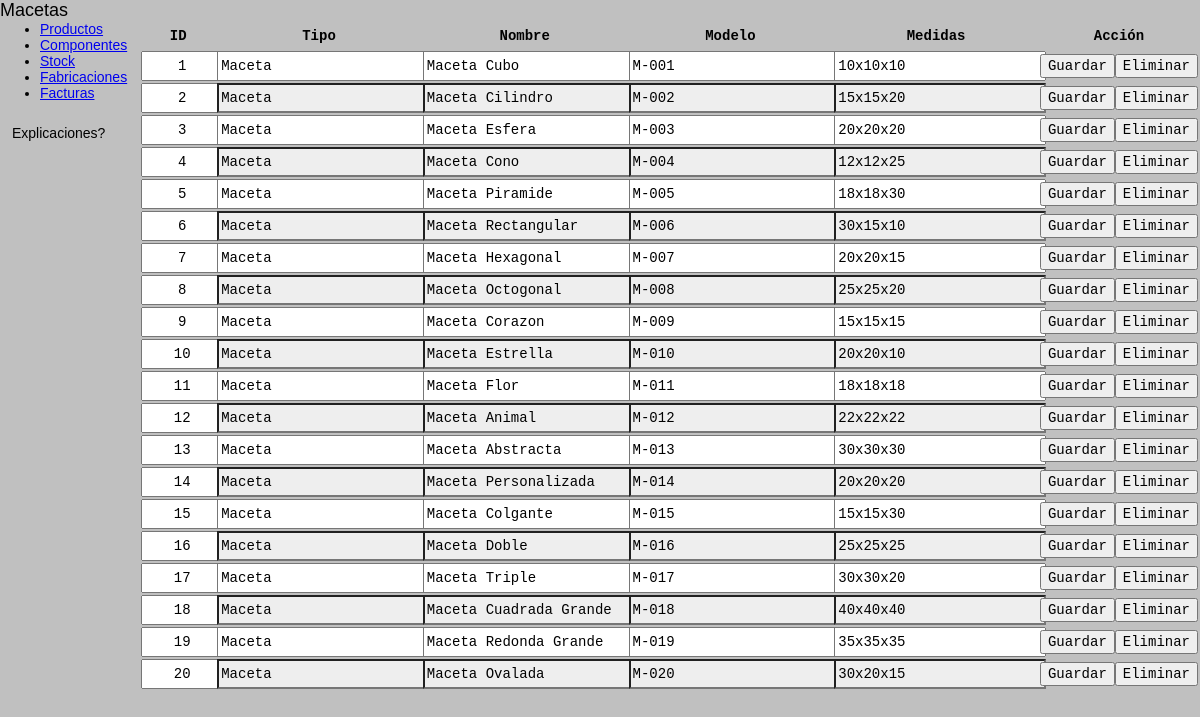
/productos/, run on the app's committed database.
### tables this page shows
CREATE TABLE productos (
    id INTEGER PRIMARY KEY AUTOINCREMENT,
    tipo TEXT NOT NULL,
    nombre TEXT NOT NULL,
    modelo TEXT NOT NULL,
    medidas TEXT NOT NULL,
    habilitado INTEGER NOT NULL DEFAULT 1
);

### app.py (the view)
@APP.route('/productos/', methods=['GET'])
def Productos_Consultar():
    return render_template('/productos.html')

### app.py (called while the page is built)
def Get_DB():
    DB = getattr(g, '_database', None)
    if DB is None:
        DB = g._database = sqlite3.connect(DATABASE)
    return DB

@APP.teardown_appcontext
def Close_DB(exception):
    DB = getattr(g, '_database', None)
    if DB is not None:
        DB.close()

@APP.context_processor
def Inyectar_Productos():
    Productos = fun.Productos(Get_DB())
    return dict(
        productosLista = Productos.Consultar(),
        productosTipos = Productos.Consultar_Tipos()
    )

### funciones.py (called while the page is built)
    def Consultar(self):
        return self.DB.execute('SELECT * FROM productos WHERE habilitado != 0').fetchall()

    def Consultar_Tipos(self):
        return self.DB.execute('SELECT DISTINCT tipo FROM productos WHERE habilitado != 0').fetchall()

### templates/productos.html (shortened to what this page needs)
<!DOCTYPE html>
<html lang='en'>
<head>
    <link rel='stylesheet' href='{{url_for('static', filename='styles.css')}}'>
    <link rel="stylesheet" href="https://unpkg.com/98.css">
</head>
<body>
    <div class="window">
        {% include 'header.html' %}
        <div class="window-body" id="container">
            <div id="aside">
                {% include 'nav.html' %}
                <div class="field-border-disabled" id="explicacion">
                    Explicaciones?
                </div>
            </div>
            <div id="main">
                <div class="sunken-panel">
                    <table class="interactive">
                        <thead>
                            <th class="primerColumna">ID</th>
                            <th>Tipo</th>
                            <th>Nombre</th>
                            <th>Modelo</th>
                            <th>Medidas</th>
                            <th class="ultimaColumna">Acción</th>
                        </thead>
                        {% for producto in productosLista %}
                            <tr>
                                <form action="/productos/modificar" method="post">
                                    <td class="primerColumna">
                                        <input type="text" name="id_modificar" value="{{producto[0]}}" readonly required>
                                    </td>
                                    <td>
                                        <input type="text" name="tipo_modificar" value="{{producto[1]}}" required>
                                    </td>
                                    <td>
                                        <input type="text" name="nombre_modificar" value="{{producto[2]}}" required>
                                    </td>
                                    <td>
                                        <input type="text" name="modelo_modificar" value="{{producto[3]}}" required>
                                    </td>
                                    <td>
                                        <input type="text" name="medidas_modificar" value="{{producto[4]}}" required>
                                    </td>
                                    <td class="ultimaColumna">
                                        <div>
                                            <input type="submit" value="Guardar">
                                            <form action="/productos/eliminar" method="post">
                                                <input type="submit" value="Eliminar">
                                            </form>
                                        </div>
                                    </td>
                                </form>
                            </tr>
                        {% endfor %}
                    </table>
                </div>
            </div>
        </div>
    </div>
</body>
</html>

### templates/header.html
<div class="title-bar">
    <div class="title-bar-text">
        <a href="/" style="text-decoration: inherit; color: inherit; font-size: 1.5rem;">Macetas</a>
    </div>
</div>

### templates/nav.html
<ul class="tree-view" id="nav">
    <li><a href="/productos/">Productos</a></li>
    <li><a href="/componentes/">Componentes</a></li>
    <li><a href="/stock/">Stock</a></li>
    <li><a href="/fabricaciones/">Fabricaciones</a></li>
    <li><a href="/facturas/">Facturas</a></li>
</ul>

### static/styles.css (style rules this page uses)
* { margin: 0; font-family: sans-serif; font-size: 14px; }
:root { font-size: 12px; }
html { background: silver; }
#container { display: grid; grid-template-areas: 'aside main'; grid-template-columns: auto 1fr; grid-template-rows: minmax(50vh, max-content); column-gap: 1rem; row-gap: 1rem; }
#aside { grid-area: aside; display: flex; flex-direction: column; row-gap: 1rem; }
#explicacion { padding: 1rem; }
#main { grid-area: main; }
table.interactive { width: 100%; }
table.interactive * { font-family: monospace; font-size: 14px; }
table.interactive th { height: 2rem; }
table.interactive tr td { padding: 0; }
table.interactive .primerColumna { width: 6rem; text-align: center; }
table.interactive tr:nth-child(even) input:read-write { background: #EEE; }
table.interactive .primerColumna input { text-align: center; }
table.interactive .ultimaColumna { width: 12rem; }
table.interactive .ultimaColumna div { display: flex; width: 100%; }
table.interactive input { width: 100%; height: 2rem; }

### data on the page
productos: id_modificar "1", tipo_modificar "Maceta", nombre_modificar "Maceta Cubo", modelo_modificar "M-001", medidas_modificar "10x10x10"
productos: id_modificar "2", tipo_modificar "Maceta", nombre_modificar "Maceta Cilindro", modelo_modificar "M-002", medidas_modificar "15x15x20"
productos: id_modificar "3", tipo_modificar "Maceta", nombre_modificar "Maceta Esfera", modelo_modificar "M-003", medidas_modificar "20x20x20"
productos: id_modificar "4", tipo_modificar "Maceta", nombre_modificar "Maceta Cono", modelo_modificar "M-004", medidas_modificar "12x12x25"
productos: id_modificar "5", tipo_modificar "Maceta", nombre_modificar "Maceta Piramide", modelo_modificar "M-005", medidas_modificar "18x18x30"
productos: id_modificar "6", tipo_modificar "Maceta", nombre_modificar "Maceta Rectangular", modelo_modificar "M-006", medidas_modificar "30x15x10"
productos: id_modificar "7", tipo_modificar "Maceta", nombre_modificar "Maceta Hexagonal", modelo_modificar "M-007", medidas_modificar "20x20x15"
productos: id_modificar "8", tipo_modificar "Maceta", nombre_modificar "Maceta Octogonal", modelo_modificar "M-008", medidas_modificar "25x25x20"
productos: id_modificar "9", tipo_modificar "Maceta", nombre_modificar "Maceta Corazon", modelo_modificar "M-009", medidas_modificar "15x15x15"
productos: id_modificar "10", tipo_modificar "Maceta", nombre_modificar "Maceta Estrella", modelo_modificar "M-010", medidas_modificar "20x20x10"
productos: id_modificar "11", tipo_modificar "Maceta", nombre_modificar "Maceta Flor", modelo_modificar "M-011", medidas_modificar "18x18x18"
productos: id_modificar "12", tipo_modificar "Maceta", nombre_modificar "Maceta Animal", modelo_modificar "M-012", medidas_modificar "22x22x22"
productos: id_modificar "13", tipo_modificar "Maceta", nombre_modificar "Maceta Abstracta", modelo_modificar "M-013", medidas_modificar "30x30x30"
productos: id_modificar "14", tipo_modificar "Maceta", nombre_modificar "Maceta Personalizada", modelo_modificar "M-014", medidas_modificar "20x20x20"
productos: id_modificar "15", tipo_modificar "Maceta", nombre_modificar "Maceta Colgante", modelo_modificar "M-015", medidas_modificar "15x15x30"
productos: id_modificar "16", tipo_modificar "Maceta", nombre_modificar "Maceta Doble", modelo_modificar "M-016", medidas_modificar "25x25x25"
productos: id_modificar "17", tipo_modificar "Maceta", nombre_modificar "Maceta Triple", modelo_modificar "M-017", medidas_modificar "30x30x20"
productos: id_modificar "18", tipo_modificar "Maceta", nombre_modificar "Maceta Cuadrada Grande", modelo_modificar "M-018", medidas_modificar "40x40x40"
productos: id_modificar "19", tipo_modificar "Maceta", nombre_modificar "Maceta Redonda Grande", modelo_modificar "M-019", medidas_modificar "35x35x35"
productos: id_modificar "20", tipo_modificar "Maceta", nombre_modificar "Maceta Ovalada", modelo_modificar "M-020", medidas_modificar "30x20x15"
